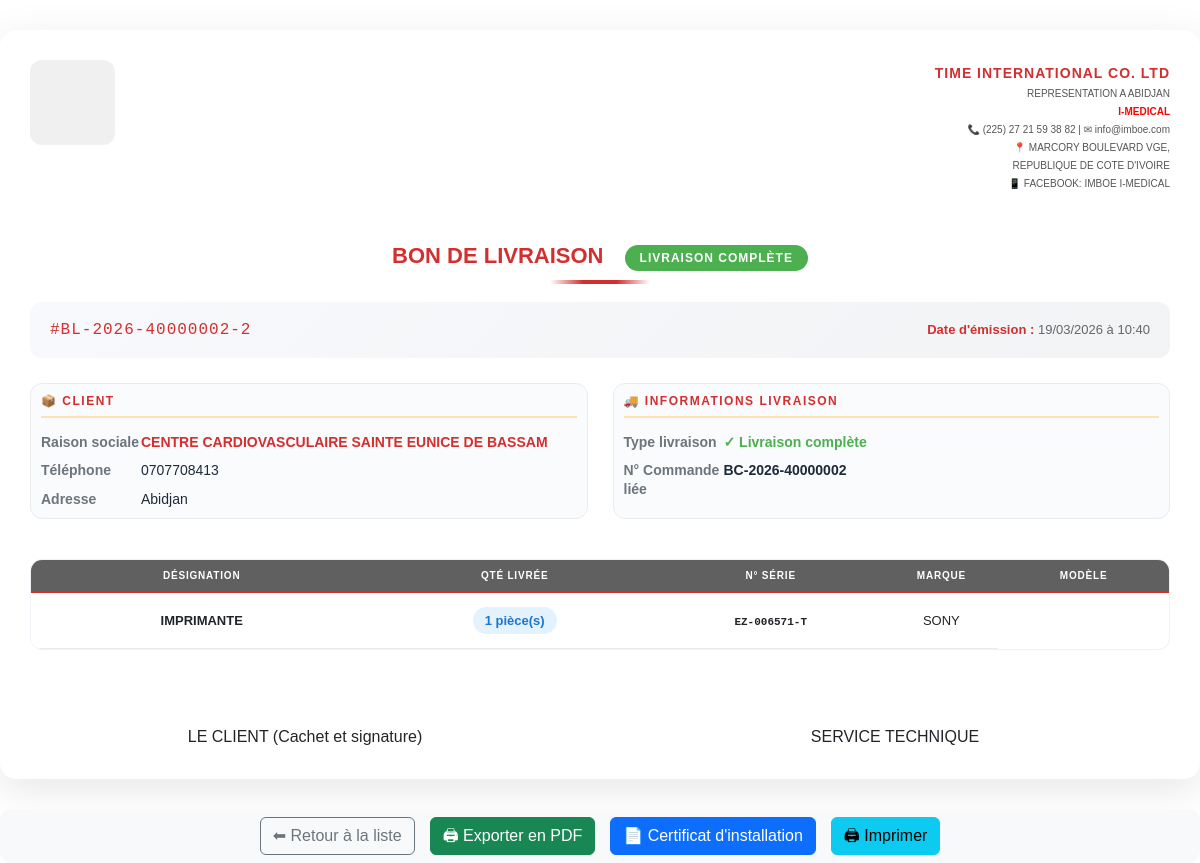
/bon-livraison/4 (signed in), run on the app's committed database.
### models.py (models this page shows, shortened)
class BonLivraison(db.Model):
    __tablename__ = "bon_livraison"
    id = db.Column(db.Integer, primary_key=True)
    numero = db.Column(db.String(30), unique=True, nullable=False)
    date_creation = db.Column(db.DateTime, default=datetime.utcnow)
    nota_bene = db.Column(db.Text)
    status = db.Column(
        Enum(
            "brouillon",
            "confirmee",
            "partielle",
            "livree",
            name="status_livraison"
        ),
        default="brouillon",
        nullable=False
    )
    client_id = db.Column(
        db.Integer,
        db.ForeignKey("client.id"),
        nullable=False
    )
    client = db.relationship(
        "Client",
        back_populates="bons_livraison"
    )
    commande_id = db.Column(
        db.Integer,
        db.ForeignKey("bon_commande.id")
    )
    commande = db.relationship(
        "BonCommande",
        back_populates="livraisons"
    )
    parent_id = db.Column(
        db.Integer,
        db.ForeignKey("bon_livraison.id")
    )
    lignes = db.relationship(
        "LigneBonLivraison",
        back_populates="bon",
        cascade="all, delete-orphan"
    )

class Client(db.Model):
    __tablename__ = "client"
    id = db.Column(db.Integer, primary_key=True)
    nom_client = db.Column(db.String(100), nullable=False)
    telephone = db.Column(db.String(30))
    adresse = db.Column(db.String(255), nullable=False)
    attn = db.Column(db.String(255))
    bons_commande = db.relationship(
        "BonCommande",
        back_populates="client",
        cascade="all, delete-orphan"
    )
    bons_livraison = db.relationship(
        "BonLivraison",
        back_populates="client"
    )

class BonCommande(db.Model):
    __tablename__ = "bon_commande"
    id = db.Column(db.Integer, primary_key=True)
    numero = db.Column(db.String(30), unique=True, nullable=False)
    date_creation = db.Column(db.DateTime, default=datetime.utcnow)
    total = db.Column(db.Numeric(12,2), default=0)
    status = db.Column(
        Enum(
            "brouillon",
            "confirmee",
            "livraison_partielle",
            "livree",
            "facturee",
            "annulee",
            name="status_commande"
        ),
        default="brouillon",
        nullable=False
    )
    client_id = db.Column(
        db.Integer,
        db.ForeignKey("client.id"),
        nullable=False
    )
    client = db.relationship(
        "Client",
        back_populates="bons_commande"
    )
    lignes = db.relationship(
        "LigneBonCommande",
        back_populates="bon",
        cascade="all, delete-orphan"
    )
    livraisons = db.relationship(
        "BonLivraison",
        back_populates="commande"
    )

class LigneBonLivraison(db.Model):
    __tablename__ = "ligne_bon_livraison"
    id = db.Column(db.Integer, primary_key=True)
    bon_id = db.Column(
        db.Integer,
        db.ForeignKey("bon_livraison.id"),
        nullable=False
    )
    ligne_commande_id = db.Column(
        db.Integer,
        db.ForeignKey("ligne_bon_commande.id"),
        nullable=False
    )
    produit_id = db.Column(
        db.Integer,
        db.ForeignKey("produit.id"),
        nullable=False
    )
    quantite = db.Column(db.Integer, nullable=False)
    numero_serie = db.Column(db.String(120))
    bon = db.relationship(
        "BonLivraison",
        back_populates="lignes"
    )
    produit = db.relationship(
        "Produit",
        back_populates="lignes_bon_livraison"
    )
    ligne_commande = db.relationship(
        "LigneBonCommande",
        back_populates="livraisons"
    )

class Produit(db.Model):
    __tablename__ = "produit"
    id = db.Column(db.Integer, primary_key=True)
    nom_produit = db.Column(db.String(128), nullable=False, index=True)
    model = db.Column(db.String(128), index=True)
    marque = db.Column(db.String(128), index=True)
    code_produit = db.Column(db.String(256), unique=True, nullable=False)
    description = db.Column(db.Text)
    origine = db.Column(db.String(256))
    image = db.Column(db.String(255))
    stocks = db.relationship("Stock", backref="produit", lazy=True)
    lignes_bon_commande = db.relationship(
        "LigneBonCommande",
        back_populates="produit"
    )
    lignes_bon_livraison = db.relationship(
        "LigneBonLivraison",
        back_populates="produit"
    )
    lignes_achat = db.relationship(
        "LigneAchat",
        back_populates="produit",
        cascade="all, delete-orphan"
    )

### routes.py (the view)
@app.route("/bon-livraison/<int:id>")
@login_required
def detail_bon_livraison(id):
    bon = BonLivraison.query.get_or_404(id)
    return render_template(
        "bon_livraison_detail.html",
        bon=bon
    )

### app.py (called while the page is built)
@app.after_request
def close_db_connection(response):
    try:
        db.session.close()
    except:
        pass
    return response

### routes.py (called while the page is built)
@app.after_request
def disable_cache(response):
    response.headers["Cache-Control"] = "no-store, no-cache, must-revalidate, private"
    response.headers["Pragma"] = "no-cache"
    response.headers["Expires"] = "0"
    return response

@login_manager.user_loader
def load_user(user_id):
    return User.query.get(int(user_id))

@app.context_processor
def utility_processor():
    def is_active(prefix):
        return request.endpoint and prefix in request.endpoint
    return dict(is_active=is_active)

### templates/bon_livraison_detail.html (shortened to what this page needs)
{% extends "base_print.html" %}
{% block content %}
<div class="bon-wrapper">
    <div class="first-header">
        <div class="img-style">
            {% if compagnie and compagnie.logo %}
                <img src="{{ compagnie.logo }}" height="80" width="80" alt="Logo">
            {% else %}
                <div style="width:85px; height:85px; background:#f0f0f0; border-radius:12px;"></div>
            {% endif %}
        </div>
        <div class="company-info">
            <p class="company-name" style="font-weight: 600;">TIME INTERNATIONAL CO. LTD</p>
            <p>REPRESENTATION A ABIDJAN </p>
            <p style="color: red;font-weight: 600;">I-MEDICAL</p>
            <p>📞 (225) 27 21 59 38 82 | ✉ info@imboe.com</p>
            <p>📍 MARCORY BOULEVARD VGE,</p>
            <p>REPUBLIQUE DE COTE D'IVOIRE</p>
            <p>📱 FACEBOOK: IMBOE I-MEDICAL</p>
        </div>
    </div>
    <div class="bon-title">
        BON DE LIVRAISON
        {% if bon.type_livraison == 'partiel' %}
            <span class="badge-partiel">Livraison Partielle</span>
        {% else %}
            <span class="badge-partiel badge-complet">Livraison Complète</span>
        {% endif %}
    </div>
    <div class="doc-header">
        <div class="doc-number" style="font-weight: 500;">#{{ bon.numero }}</div>
        <div class="doc-meta">
            <p><strong>Date d'émission :</strong> {{ bon.date_creation.strftime('%d/%m/%Y à %H:%M') }}</p>
        </div>
    </div>
    <div class="info-grid">
        <div class="info-card">
            <h4>📦 CLIENT</h4>
            <div class="info-row">
                <div class="info-label">Raison sociale</div>
                <div class="info-value client-name">{{ bon.client.nom_client }}</div>
            </div>
            {% if bon.client.telephone %}
            <div class="info-row">
                <div class="info-label">Téléphone</div>
                <div class="info-value">{{ bon.client.telephone or 'Non renseigné' }}</div>
            </div>
            {% endif %}
            {% if bon.client.adresse %}
            <div class="info-row">
                <div class="info-label">Adresse</div>
                <div class="info-value">{{ bon.client.adresse or 'Non renseignée' }}</div>
            </div>
            {% endif %}
        </div>
        <div class="info-card">
            <h4>🚚 INFORMATIONS LIVRAISON</h4>
            <div class="info-row">
                <div class="info-label">Type livraison</div>
                <div class="info-value">
                    {% if bon.type_livraison == 'partiel' %}
                        <span style="color:#ff9800; font-weight:bold;">⚡ Livraison partielle</span>
                    {% else %}
                        <span style="color:#4caf50; font-weight:bold;">✓ Livraison complète</span>
                    {% endif %}
                </div>
            </div>
            <div class="info-row">
                <div class="info-label">N° Commande liée</div>
                <div class="info-value">
                    {% if bon.commande %}
                        <strong>{{ bon.commande.numero }}</strong>
                    {% else %}
                        -
                    {% endif %}
                </div>
            </div>
        </div>
    </div>
    <div class="table-container">
        <table class="bon-table">
            <thead>
                <tr>
                    <th style="width: 30%">DÉSIGNATION</th>
                    <th style="width: 25%">QTÉ LIVRÉE</th>
                    <th style="width: 20%">N° SÉRIE</th>
                    <th style="width: 10%">MARQUE</th>
                    <th style="width: 15%">MODÈLE</th>
                </tr>
            </thead>
            <tbody>
                {% for ligne in bon.lignes %}
                <tr>
                    <td class="product-name"><strong>{{ ligne.produit.nom_produit }}</strong></td>
                    <td>
                        <span class="quantity-badge">{{ ligne.quantite }} {{ ligne.unite or 'pièce(s)' }}</span>
                    </td>
                    <td>
                        {% if ligne.numero_serie %}
                            <span style="font-family: monospace; font-size:11px;font-weight: 600;">{{ ligne.numero_serie }}</span>
                        {% else %}
                            <span style="color:#999;">—</span>
                        {% endif %}
                    </td>
                    <td>{{ ligne.produit.marque or '-' }}</td>
                </tr>
                {% endfor %}
            </tbody>
        </table>
    </div>
    <div class="signatures">
        <div class="signature-block">
            <div class="signature-line">LE CLIENT (Cachet et signature)</div>
        </div>
        <div class="signature-block">
            <div class="signature-line">SERVICE TECHNIQUE</div>
        </div>
    </div>
</div>
{% if not pdf_mode %}
<div class="p-2">
    <a href="{{ url_for('liste_bons_livraison') }}" class="btn btn-outline-secondary">
        ⬅ Retour à la liste
    </a>
    <a href="{{ url_for('bon_livraison_pdf', id=bon.id) }}" target="_blank" class="btn btn-success">
        🖨 Exporter en PDF
    </a>
    <a href="{{ url_for('certificat_installation', id=bon.id) }}" target="_blank" class="btn btn-primary">
        📄 Certificat d'installation
    </a>
    <button onclick="window.print()" class="btn btn-info">
        🖨 Imprimer
    </button>
</div>
{% endif %}
{% endblock %}

### templates/base_print.html (shortened to what this page needs)
<!DOCTYPE html>
<html lang="fr">
<head>
    <link rel="stylesheet" href="{{ url_for('static', filename='css/bootstrap.min.css') }}">
    <link rel="stylesheet" href="{{ url_for('static', filename='style/styles.css') }}">
    <link rel="stylesheet" href="https://cdn.jsdelivr.net/npm/bootstrap-icons@1.11.3/font/bootstrap-icons.css">
</head>
<body>
    {% block content %}{% endblock %}
</body>
</html>

### static/style/styles.css (style rules this page uses)
html { height: 100%; }
body { margin: 0; font-family: Arial, sans-serif; }

### templates/bon_livraison_detail.html (style rules this page uses)
* { margin: 0; padding: 0; box-sizing: border-box; }
body { background: #f5f5f5; font-family: 'Segoe UI', 'Roboto', Arial, sans-serif; }
.bon-wrapper { max-width: 1200px; margin: 30px auto; background: white; padding: 30px; box-shadow: 0 10px 40px rgba(0,0,0,0.1); border-radius: 16px; }
.first-header { display: flex; justify-content: space-between; align-items: flex-start; padding-bottom: 20px; margin-bottom: 25px; }
.company-info { text-align: right; line-height: 1.6; }
.company-info .company-name { font-size: 14px; font-weight: 600; color: #d32f2f; letter-spacing: 1px; }
.company-info p { margin: 2px 0; font-size: 10px; color: #555; }
.bon-title { text-align: center; font-size: 22px; font-weight: 600; color: #d32f2f; margin-bottom: 30px; text-transform: uppercase; position: relative; }
.bon-title:after { content: ""; position: absolute; bottom: -12px; left: 50%; transform: translateX(-50%); width: 100px; height: 4px; background: linear-gradient(90deg, transparent, #d32f2f, #d32f2f, transparent); }
.badge-partiel { display: inline-block; background: #ff9800; color: white; font-size: 12px; padding: 4px 15px; border-radius: 30px; margin-left: 15px; vertical-align: middle; text-transform: uppercase; font-weight: bold; letter-spacing: 1px; }
.badge-complet { background: #4caf50; }
.doc-header { display: flex; justify-content: space-between; align-items: baseline; margin: 20px 0 25px; padding: 15px 20px; background: linear-gradient(135deg, #f8f9fc 0%, #f1f3f5 100%); border-radius: 12px; }
.doc-number { font-size: 16px; font-weight: 500; font-family: 'Courier New', monospace; color: #d32f2f; letter-spacing: 1px; }
.doc-meta { text-align: right; font-size: 13px; color: #666; }
.doc-meta p { margin: 3px 0; }
.doc-meta strong { color: #d32f2f; }
.info-grid { display: grid; grid-template-columns: 1fr 1fr; gap: 25px; margin-bottom: 30px; }
.info-card { background: #fafbfd; border-radius: 12px; padding: 10px; margin-bottom: 10px; border: 1px solid #e9ecef; transition: all 0.2s; }
.info-card h4 { font-size: 12px; text-transform: uppercase; letter-spacing: 1.5px; color: #d32f2f; margin-bottom: 15px; padding-bottom: 8px; border-bottom: 2px solid #ffe0b5; font-weight: 600; }
.info-row { display: flex; margin-top: 10px; font-size: 14px; line-height: 1.3; }
.info-label { width: 100px; font-weight: 600; color: #6c757d; }
.info-value { flex: 1; color: #1e2a3a; font-weight: 500; }
.client-name { color: #d32f2f; font-size: 14px; font-weight: 600; }
.table-container { overflow-x: auto; margin: 25px 0; border-radius: 12px; border: 1px solid #eef2f6; }
.bon-table { width: 100%; border-collapse: collapse; font-size: 13px; }
.bon-table th { background: rgb(96, 96, 96); color: white; padding: 8px; text-align: center; font-weight: 700; font-size: 10px; text-transform: uppercase; letter-spacing: 0.8px; border-bottom: 2px solid #d32f2f; }
.bon-table td { padding: 14px 12px; text-align: center; border-bottom: 1px solid #e9ecef; vertical-align: middle; background: white; }
.product-name { text-align: left; font-weight: 500; }
.quantity-badge { display: inline-block; background: #e3f2fd; color: #1976d2; padding: 4px 12px; border-radius: 20px; font-weight: 700; font-size: 13px; }
.signatures { display: flex; justify-content: space-between; margin-top: 75px; gap: 40px; }
.signature-block { flex: 1; text-align: center; }
.p-2 { margin-top: 30px; text-align: center; padding: 20px; background: #f8f9fa; border-radius: 12px; display: flex; justify-content: center; gap: 15px; flex-wrap: wrap; }
.btn { padding: 10px 24px; border: none; border-radius: 8px; cursor: pointer; font-size: 13px; font-weight: 600; text-decoration: none; display: inline-block; transition: all 0.2s ease; }
.btn-outline-secondary { background: white; border: 1px solid #6c757d; color: #6c757d; }
.btn-success { background: #28a745; color: white; }
.btn-primary { background: #007bff; color: white; }
.btn-info { background: #17a2b8; color: white; }

### data on the page
BonLivraison: numero "BL-2026-40000002-2", date_creation "19/03/2026 à 10:40"
Client: client.nom_client "CENTRE CARDIOVASCULAIRE SAINTE EUNICE DE BASSAM", client "0707708413", client "Abidjan"
BonCommande: commande.numero "BC-2026-40000002"
LigneBonLivraison: produit.nom_produit "IMPRIMANTE", quantite "1", unite "pièce(s)", numero_serie "EZ-006571-T", produit "SONY"
